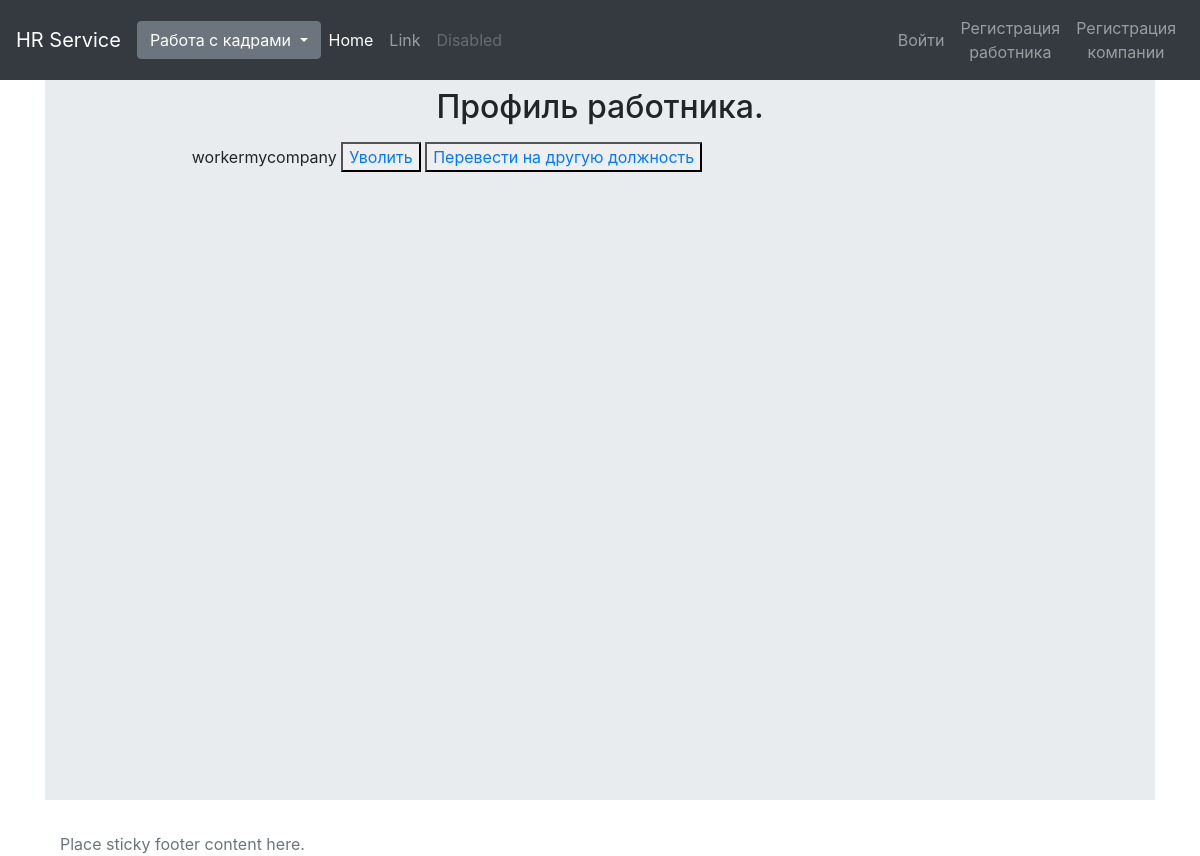
Before: /worker/14/ with the older database file.
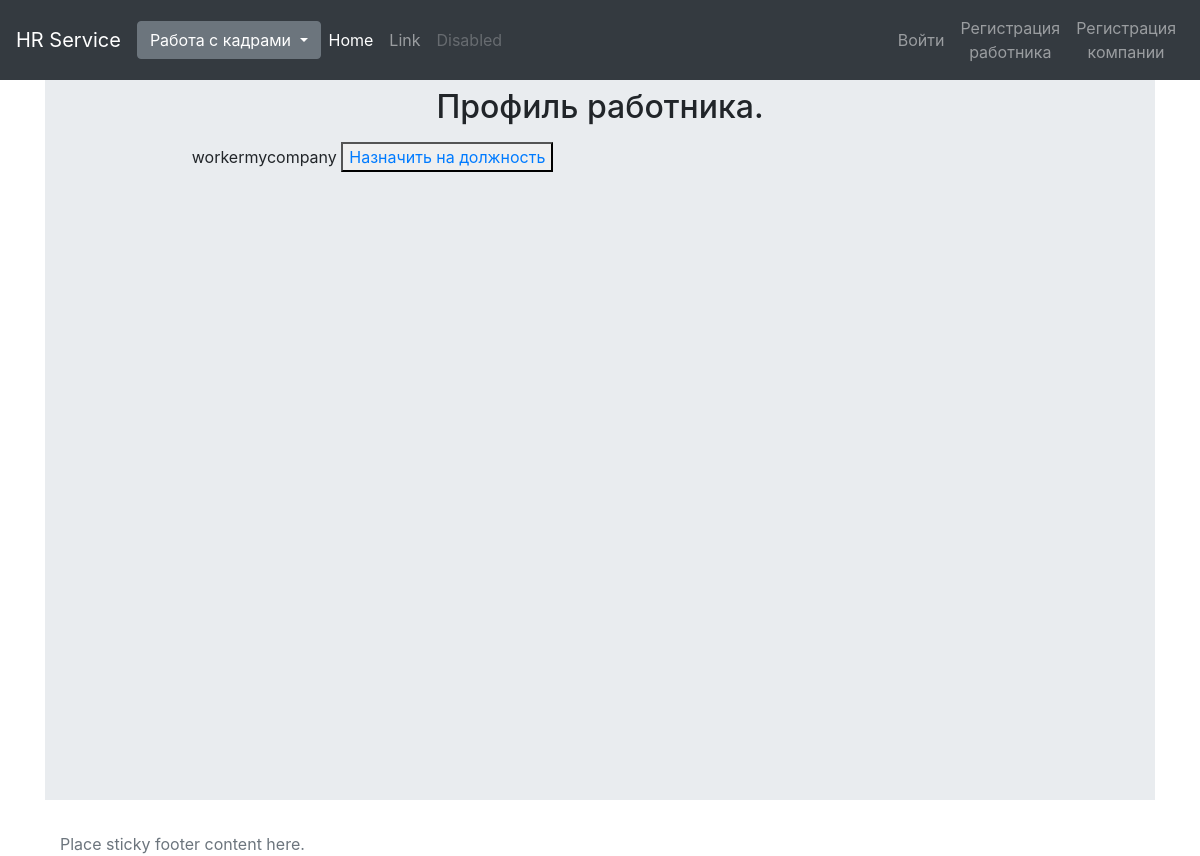
After: the same page with the newer database file.
### hrapp/views.py (the view)
# urls.py: path('worker/<int:pk>/', hr_views.workerdetale, name='worker_detale'),
def workerdetale(request, pk):
    worker = Worker.objects.get(pk=pk)
    return render(request, 'hrapp/worklist/workerdetale.html', {'worker': worker})

### hrapp/templates/hrapp/worklist/workerdetale.html
{% extends 'hrapp/base.html' %}
{% block namepage %}
    Профиль работника.
{% endblock namepage %}
{% block content %}
    {{ worker.user.username }}
    {% if not worker.vakant %}
        <button><a href="{% url 'lay_off' pk=worker.pk %}">Уволить</a></button>
        <button><a href="{% url 'put_on_hold' pk=worker.pk %}">Перевести на другую должность</a></button>
    {% else %}
        <button><a href="{% url 'put_on_hold' pk=worker.pk %}">Назначить на должность</a></button>
    {% endif %}
{% endblock content %}

Changed rows visible on the page:
changed Worker "workermycompany": vakant False → True (drawn)
Other visible differences:
text no longer shown: "Уволить Перевести на другую должность"
text now shown: "Назначить на должность"
